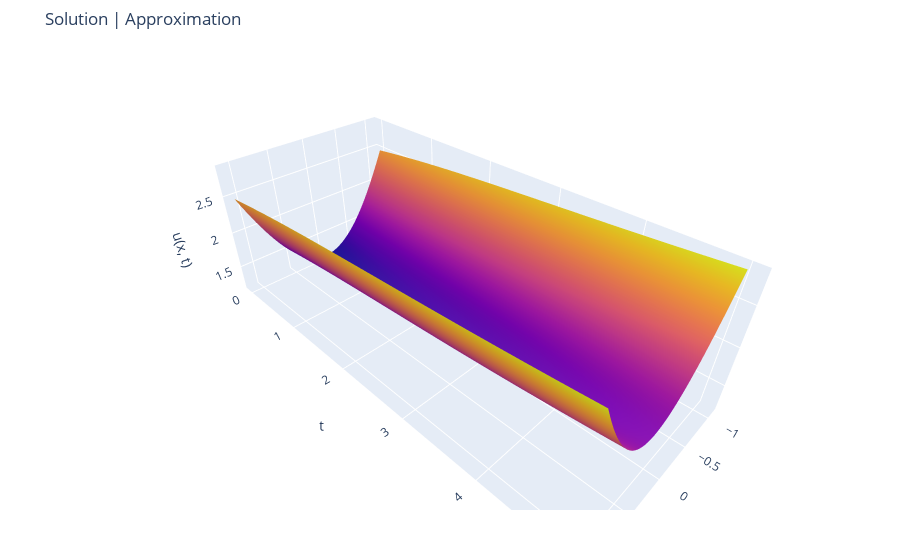

The cell this chart's notebook holds for it:
### Code cell
fig = make_subplots(rows=1, cols=1, specs=[[{'type': 'surface'}]])
xs = np.linspace(-1.1, 1.1, 100)
ys = np.linspace(0, 5, 100)
us_pred = np.array([[solver.u(*([x] + [x for _ in range(eq.var_dim-2)]), y).item() for x in xs] for y in ys])
#us_pred = np.array([[sum([np.abs(x+0.25) for _ in range(10)]).item() for x in xs] for y in ys])
us = us_pred #np.array([[sol(x, t) for x in xs] for t in ts])
x_mesh, y_mesh = np.meshgrid(xs, ys)
fig.add_trace(go.Surface(x=xs, y=ys, z=us, showscale=False), row=1, col=1)
#fig.add_trace(go.Surface(x=ys, y=xs, z=us_pred), row=1, col=2)
fig.update_layout(title='Solution | Approximation',
                  scene = dict(
                    xaxis_title="x",
                    yaxis_title="t",
                    zaxis_title="u(x, t)"),
                  scene2 = dict(
                    xaxis_title="x",
                    yaxis_title="t",
                    zaxis_title="u(x, t)"),
                  margin=dict(l=50, r=50, b=50, t=50))
# one row is printed as x axes
fig.show()

### Figure 1 — Plotly figure (JSON) as saved in the notebook; plotly's stock layout.template omitted (floating-point values rounded to 4 significant figures; data arrays with more than 128 entries replaced by an {"elided": "..."} marker saying what was removed)
{"data": [{"scene": "scene", "showscale": false, "type": "surface", "x": [-1.1, -1.078, -1.056, -1.033, -1.011, -0.9889, -0.9667, -0.9444, -0.9222, -0.9, -0.8778, -0.8556, -0.8333, -0.8111, -0.7889, -0.7667, -0.7444, -0.7222, -0.7, -0.6778, -0.6556, -0.6333, -0.6111, -0.5889, -0.5667, -0.5444, -0.5222, -0.5, -0.4778, -0.4556, -0.4333, -0.4111, -0.3889, -0.3667, -0.3444, -0.3222, -0.3, -0.2778, -0.2556, -0.2333, -0.2111, -0.1889, -0.1667, -0.1444, -0.1222, -0.1, -0.07778, -0.05556, -0.03333, -0.01111, 0.01111, 0.03333, 0.05556, 0.07778, 0.1, 0.1222, 0.1444, 0.1667, 0.1889, 0.2111, 0.2333, 0.2556, 0.2778, 0.3, 0.3222, 0.3444, 0.3667, 0.3889, 0.4111, 0.4333, 0.4556, 0.4778, 0.5, 0.5222, 0.5444, 0.5667, 0.5889, 0.6111, 0.6333, 0.6556, 0.6778, 0.7, 0.7222, 0.7444, 0.7667, 0.7889, 0.8111, 0.8333, 0.8556, 0.8778, 0.9, 0.9222, 0.9444, 0.9667, 0.9889, 1.011, 1.033, 1.056, 1.078, 1.1], "y": [0, 0.05051, 0.101, 0.1515, 0.202, 0.2525, 0.303, 0.3535, 0.404, 0.4545, 0.5051, 0.5556, 0.6061, 0.6566, 0.7071, 0.7576, 0.8081, 0.8586, 0.9091, 0.9596, 1.01, 1.061, 1.111, 1.162, 1.212, 1.263, 1.313, 1.364, 1.414, 1.465, 1.515, 1.566, 1.616, 1.667, 1.717, 1.768, 1.818, 1.869, 1.919, 1.97, 2.02, 2.071, 2.121, 2.172, 2.222, 2.273, 2.323, 2.374, 2.424, 2.475, 2.525, 2.576, 2.626, 2.677, 2.727, 2.778, 2.828, 2.879, 2.929, 2.98, 3.03, 3.081, 3.131, 3.182, 3.232, 3.283, 3.333, 3.384, 3.434, 3.485, 3.535, 3.586, 3.636, 3.687, 3.737, 3.788, 3.838, 3.889, 3.939, 3.99, 4.04, 4.091, 4.141, 4.192, 4.242, 4.293, 4.343, 4.394, 4.444, 4.495, 4.545, 4.596, 4.646, 4.697, 4.747, 4.798, 4.848, 4.899, 4.949, 5], "z": {"elided": "100x100 float values"}}], "layout": {"margin": {"b": 50, "l": 50, "r": 50, "t": 50}, "scene": {"domain": {"x": [0, 1], "y": [0, 1]}, "xaxis": {"title": {"text": "x"}}, "yaxis": {"title": {"text": "t"}}, "zaxis": {"title": {"text": "u(x, t)"}}}, "scene2": {"xaxis": {"title": {"text": "x"}}, "yaxis": {"title": {"text": "t"}}, "zaxis": {"title": {"text": "u(x, t)"}}}, "title": {"text": "Solution | Approximation"}}}
